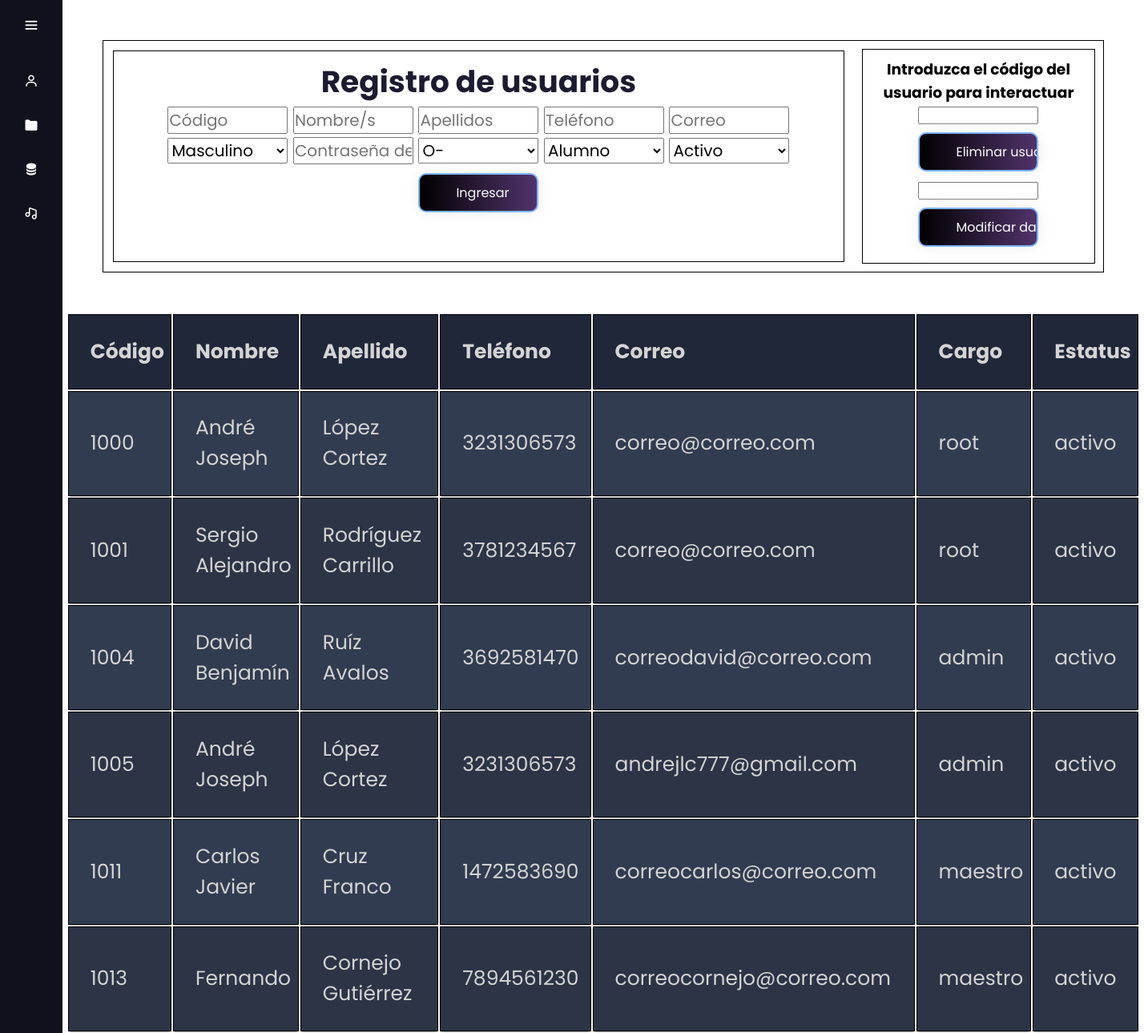
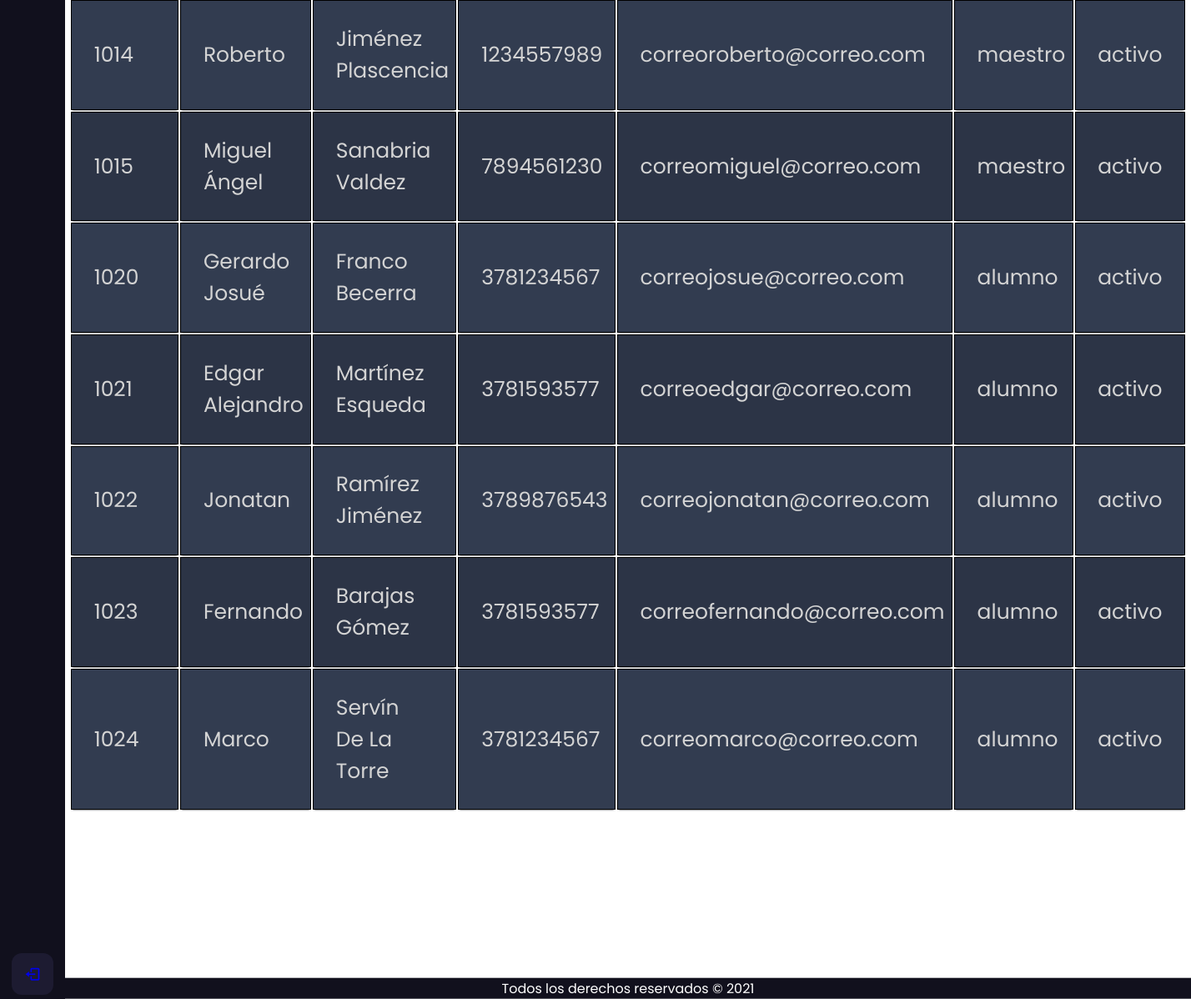
Screenshot of /php/registroAdmin.php (signed in) with the database file from the repository (2 pictures, top to bottom).
### tables this page shows
CREATE TABLE `persona` (
  `codigo` varchar(10) NOT NULL,
  `nombre` varchar(100) NOT NULL,
  `apellido` varchar(100) NOT NULL,
  `telefono` varchar(10) NOT NULL,
  `correo` varchar(50) NOT NULL,
  `genero` char(1) NOT NULL,
  `contrasena` varchar(1000) NOT NULL,
  `tipo_sangre` char(3) NOT NULL,
  `cargo` varchar(20) NOT NULL,
  `estatus` varchar(10) NOT NULL
);

### php/registroAdmin.php (the view, shortened to what this page needs)
<?php
    require_once 'conexion.php';
?>
<!DOCTYPE html><html class="menu">
<html ng-app="EM-SCHOOL">
  <head>
    <link rel="stylesheet" href="../css/registroAdmin.css">
    <link rel="stylesheet" href="../css/FormAdmin.css">
    <link rel="stylesheet" href="https://use.fontawesome.com/releases/v5.8.1/css/all.css">
    <link rel="stylesheet" type="text/css" href="https://netdna.bootstrapcdn.com/font-awesome/4.0.3/css/font-awesome.css" rel="stylesheet">
    <link href='https://unpkg.com/boxicons@2.0.7/css/boxicons.min.css' rel='stylesheet'>
  </head>
  <body>
    <div class="sidebar">
      <div class="logo_content">
        <i class='bx bx-menu' id="btn" ></i>
      </div>
      <ul class="nav_list">
        <li>
          <a href="inicioAdmin.php">
            <i class='bx bx-user' ></i>
          </a>
        </li>
        <li>
          <a href="registroAdmin.php">
            <i class='bx bxs-folder'></i>
          </a>
        </li>
        <li>
          <a href="serviciosAdmin.php">
            <i class='bx bxs-data'></i>
          </a>
        </li>
        <li>
          <a href="prestamos.php">
            <i class='bx bx-music'></i>
          </a>
        </li>
      </ul>
      <div class="profile_content">
        <div class="profile">
          <a href="logout.php">
          <i class='bx bx-log-out' id="log_out"></i>
          </a>
        </div>
      </div>
    </div>
    <div class="home_content">
    <div class="padre">
        <div class="text hijo">
          <h2>Registro de usuarios</h2>
            <form class="form1" method="POST" action="registroUsuarios.php">
              <input type="text" name="codigo" placeholder="Código">
              <input type="text" name="nombre" placeholder="Nombre/s">
              <input type="text" name="apellido" placeholder="Apellidos">
              <input type="text" name="telefono" placeholder="Teléfono">
              <input type="email" name="correo" placeholder="Correo">
              <select name="genero">
              <option value="M">Masculino</option>
              </select>
              <input type="password" name="contrasena" placeholder="Contraseña del usuario">
              <select name="tipo_sangre">
              <option value="O-">O-</option>
              </select>
              <select name="cargo">
              <option value="alumno">Alumno</option>
              </select>
              <select name="estatus">
              <option value="activo">Activo</option>
              </select>
              <br>
              <input type="submit" value="Ingresar" class="submit btn btn1">
            </form>
          <?php
          $data = mysqli_query($conexion, "SELECT * FROM persona ORDER By codigo");
          ?>
        </div>
        <div class="hijo">
          <h3>Introduzca el código del usuario para interactuar</h3>
          <form action="eliminar.php" method="post">
            <input type="text" name="cod"> <br>
            <input type="submit" value="Eliminar usuario" name="btnBorrar" class="btn btn1">
          </form>
          <form action="modificar.php" method="post">
            <input type="text" name="cod"> <br>
            <input type="submit" value="Modificar datos" name="btnMod" class="btn btn1">
          </form>
        </div>
    </div>
          <div id = "datos">
              <table class="container">
                <thead>
                  <th>Código</th>
                  <th>Nombre</th>
                  <th>Apellido</th>
                  <th>Teléfono</th>
                  <th>Correo</th>
                  <th>Cargo</th>
                  <th>Estatus</th>
                </thead>
                <tbody>
                <?php while($usuario = mysqli_fetch_array($data)){
                    ?>
                    <tr>
                      <td><?php echo $usuario['codigo']?></td>
                      <td><?php echo $usuario['nombre']?></td>
                      <td><?php echo $usuario['apellido']?></td>
                      <td><?php echo $usuario['telefono']?></td>
                      <td><?php echo $usuario['correo']?></td>
                      <td><?php echo $usuario['cargo']?></td>
                      <td><?php echo $usuario['estatus']?></td>
                    </tr>
                    <?php
                      }
                    ?>
                </tbody>
              </table>
        </div>
        <div class="footer">
        <p> Todos los derechos reservados © 2021</p>
      </div>
    </div>
</body>
</html>

### css/registroAdmin.css (style rules this page uses)
.container { width: 100px; margin: 0 auto; font-size: 25px; text-align: left; overflow: hidden; width: 80%; margin: 0 auto; display: table; padding: 0 0 8em 0; margin-top: 20px; }
.container th, .container td { padding: 35px; border: 1px solid black; color: black; padding-bottom: 2%; padding-top: 2%; padding-left:2%; color: rgb(212, 212, 212); }
.container td { font-weight: normal; font-size: 1em; -webkit-box-shadow: 0 2px 2px -2px #0E1119; -moz-box-shadow: 0 2px 2px -2px #0E1119; box-shadow: 0 2px 2px -2px #0E1119; }
.container tr:nth-child(odd) { background-color: #323C50; }
.container tr:nth-child(even) { background-color: #2C3446; }
.container th { background-color: #1F2739; }
.container td:first-child { color: rgb(212, 212, 212); }
.footer { position: sticky; left: 0; bottom: 0; width: 100%; background-color: #11101d; color: white; text-align: center; }

### css/FormAdmin.css (style rules this page uses)
.padre { margin: 50px; display: flex; justify-content: center; text-align: center; border-top: 1px solid black; border-bottom: 1px solid black; border-left: 1px solid black; border-right: 1px solid black; }
.hijo { padding: 10px; margin: 10px; display: inline-block; border-top: 1px solid black; border-bottom: 1px solid black; border-left: 1px solid black; border-right: 1px solid black; }
.btn { padding: 2px 10px; text-align: center; text-decoration: none; display: inline-block; font-size: 16px; margin: 4px 2px; cursor: pointer; border-radius: 5px; -webkit-animation-duration: 0.4s; animation-duration: 0.4s; background-image: linear-gradient(to right, #000000 0%, #53346D 51%, #000000 100%); margin: 10px; padding: 10px 45px; transition: 0.5s; background-size: 200% auto; color: white; box-shadow: 0 0 20px #eee; border-radius: 10px; }
.btn1 { background-color: white; color: white; border: 2px solid #7FB5FF; }
input, select, textarea { font-family: inherit; font-size: 80%; width : 150px; box-sizing: border-box; }
form { margin: 0 auto; width: 100%; border-radius: 10px; }

### rows the page displays
persona: codigo "1000", nombre "André Joseph", apellido "López Cortez", telefono "3231306573", correo "correo@correo.com", cargo "root", estatus "activo"
persona: codigo "1001", nombre "Sergio Alejandro", apellido "Rodríguez Carrillo", telefono "3781234567", correo "correo@correo.com", cargo "root", estatus "activo"
persona: codigo "1004", nombre "David Benjamín", apellido "Ruíz Avalos", telefono "3692581470", correo "correodavid@correo.com", cargo "admin", estatus "activo"
persona: codigo "1005", nombre "André Joseph", apellido "López Cortez", telefono "3231306573", correo "andrejlc777@gmail.com", cargo "admin", estatus "activo"
persona: codigo "1011", nombre "Carlos Javier", apellido "Cruz Franco", telefono "1472583690", correo "correocarlos@correo.com", cargo "maestro", estatus "activo"
persona: codigo "1013", nombre "Fernando", apellido "Cornejo Gutiérrez", telefono "7894561230", correo "correocornejo@correo.com", cargo "maestro", estatus "activo"
persona: codigo "1014", nombre "Roberto", apellido "Jiménez Plascencia", telefono "1234557989", correo "correoroberto@correo.com", cargo "maestro", estatus "activo"
persona: codigo "1015", nombre "Miguel Ángel", apellido "Sanabria Valdez", telefono "7894561230", correo "correomiguel@correo.com", cargo "maestro", estatus "activo"
persona: codigo "1020", nombre "Gerardo Josué", apellido "Franco Becerra", telefono "3781234567", correo "correojosue@correo.com", cargo "alumno", estatus "activo"
persona: codigo "1021", nombre "Edgar Alejandro", apellido "Martínez Esqueda", telefono "3781593577", correo "correoedgar@correo.com", cargo "alumno", estatus "activo"
persona: codigo "1022", nombre "Jonatan", apellido "Ramírez Jiménez", telefono "3789876543", correo "correojonatan@correo.com", cargo "alumno", estatus "activo"
persona: codigo "1023", nombre "Fernando", apellido "Barajas Gómez", telefono "3781593577", correo "correofernando@correo.com", cargo "alumno", estatus "activo"
persona: codigo "1024", nombre "Marco", apellido "Servín De La Torre", telefono "3781234567", correo "correomarco@correo.com", cargo "alumno", estatus "activo"
